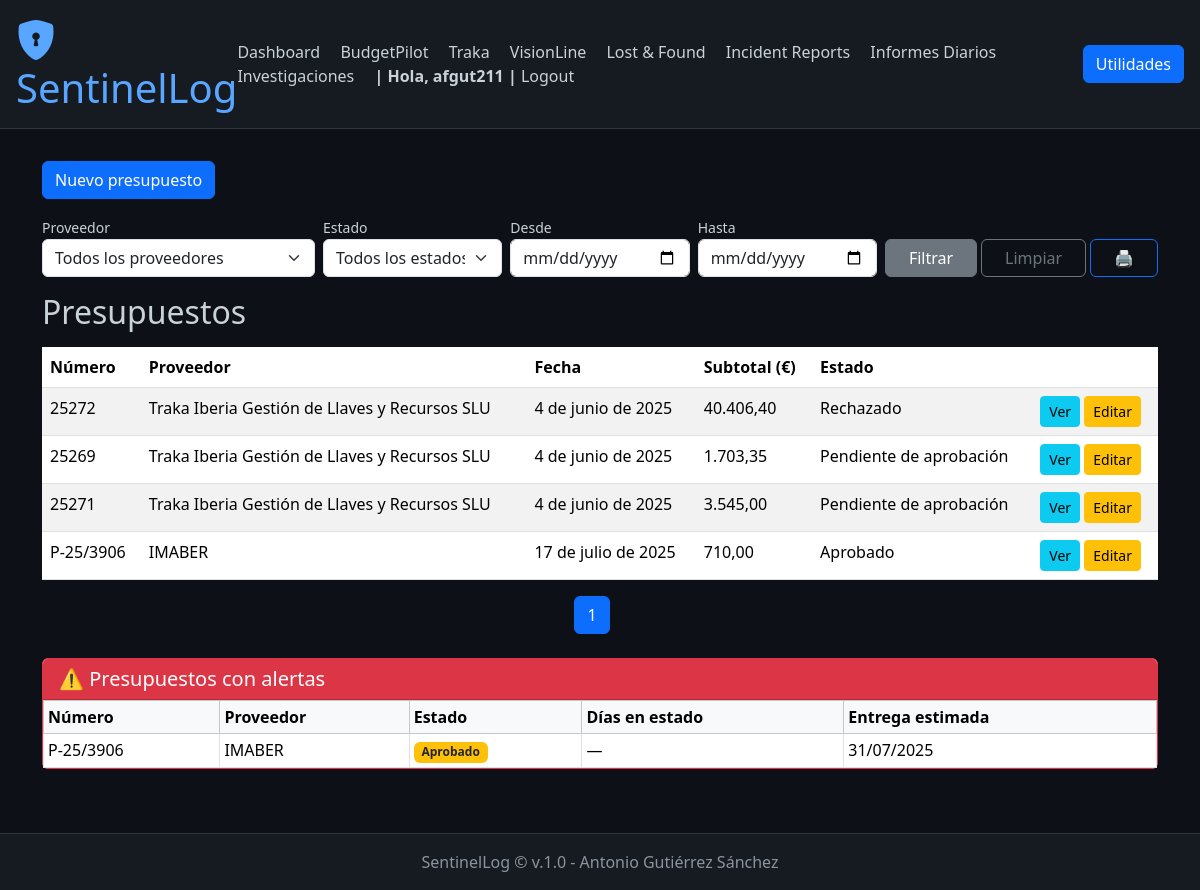
The page /budgetpilot/ (signed in) on the database as committed earlier.
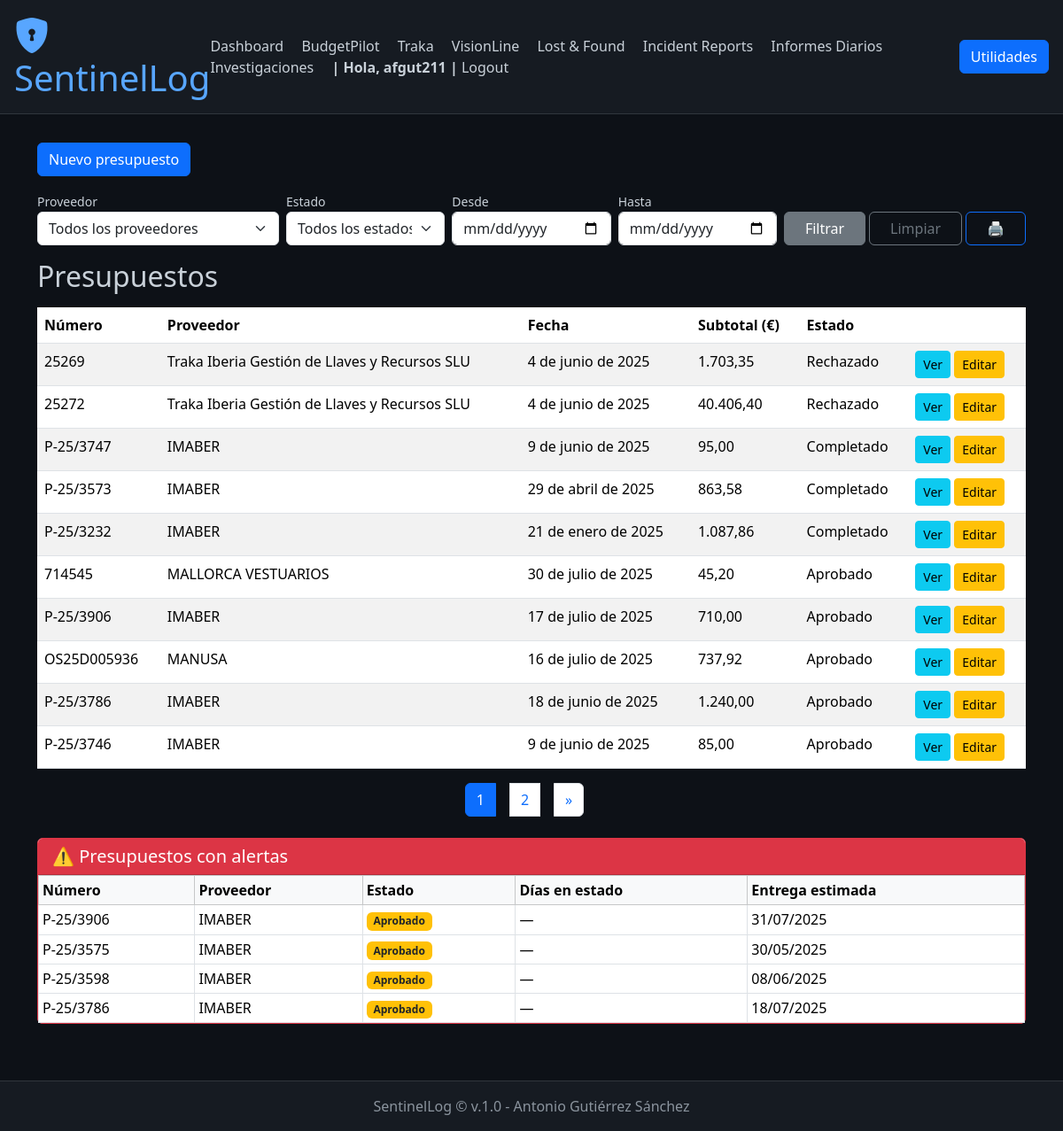
The same page on the database as committed later.
### budgetpilot/models.py (models this page shows, shortened)
class Presupuesto(models.Model):
    ESTADOS = [
        ('pendiente_aprobacion', 'Pendiente de aprobación'),
        ('aprobado', 'Aprobado'),
        ('en_ejecucion', 'En ejecución'),
        ('completado', 'Completado'),
        ('rechazado', 'Rechazado'),
    ]
    proveedor = models.ForeignKey(Proveedor, on_delete=models.CASCADE)
    numero = models.CharField("Número de presupuesto", max_length=100)
    fecha = models.DateField()
    subtotal = models.DecimalField(max_digits=10, decimal_places=2)
    documento = models.FileField(upload_to='presupuestos/')
    estado = models.CharField(max_length=20, choices=ESTADOS, default='pendiente_aprobacion')
    fecha_entrega_estimada = models.DateField(blank=True, null=True)
    responsable = models.CharField(max_length=255, blank=True, null=True)
    comentarios = models.TextField(blank=True, null=True)
    creado = models.DateTimeField(auto_now_add=True)
    actualizado = models.DateTimeField(auto_now=True)
    history = HistoricalRecords()

class Proveedor(models.Model):
    nombre = models.CharField(max_length=255)
    categoria = models.ForeignKey('CategoriaProveedor', on_delete=models.SET_NULL, null=True, blank=True)
    cif = models.CharField("CIF/NIF", max_length=20, blank=True, null=True)
    direccion = models.TextField(blank=True, null=True)
    telefono = models.CharField(max_length=20, blank=True, null=True)
    email = models.EmailField(blank=True, null=True)
    persona_contacto = models.CharField(max_length=255, blank=True, null=True)

### budgetpilot/views.py (the view, shortened to what this page needs)
# urls.py: path('', views.PresupuestoListView.as_view(), name='presupuesto_list'),
class PresupuestoListView(FilterView):
    model = Presupuesto
    template_name = 'budgetpilot/presupuesto_list.html'
    context_object_name = 'presupuestos'
    filterset_class = PresupuestoFilter
    ordering = ['-estado', '-fecha']
    paginate_by = 10  # Mostrar 5 presupuestos por página
    def get_context_data(self, **kwargs):
        context = super().get_context_data(**kwargs)
        context['filter'] = self.get_filterset(self.get_filterset_class())
        hoy = timezone.now()
        cinco_dias = hoy - timedelta(days=5)
        alertas = []
        for presupuesto in Presupuesto.objects.all():
            ultimo_estado = presupuesto.historial_estados.order_by('-fecha').first()
            if presupuesto.fecha_entrega_estimada and presupuesto.fecha_entrega_estimada < hoy.date():
                if presupuesto not in alertas:
                    presupuesto.dias_en_estado = None  # No aplica
                    alertas.append(presupuesto)
        context['alertas'] = alertas
        return context

### budgetpilot/templatetags/format_filters.py (called while the page is built)
@register.filter
def formato_europeo(value):
    try:
        value = float(value)
        return f"{value:,.2f}".replace(",", "X").replace(".", ",").replace("X", ".")
    except (ValueError, TypeError):
        return value

### budgetpilot/templates/budgetpilot/presupuesto_list.html (shortened to what the changed rows need)
{% extends "base.html" %}
{% load static %}
{% load humanize %}
{% load format_filters %}
{% block content %}
<div id="print-area">
    <h2 class="mb-3">Presupuestos</h2>
    <table class="table table-striped">
        <thead>
            <tr>
                <th>Número</th>
                <th>Proveedor</th>
                <th>Fecha</th>
                <th>Subtotal (€)</th>
                <th>Estado</th>
                <th class="no-print"></th>
            </tr>
        </thead>
        <tbody>
            {% for presupuesto in page_obj %}
            <tr>
                <td>{{ presupuesto.numero }}</td>
                <td>{{ presupuesto.proveedor.nombre }}</td>
                <td>{{ presupuesto.fecha }}</td>
                <td>{{ presupuesto.subtotal|formato_europeo }}</td>
                <td>{{ presupuesto.get_estado_display }}</td>
                <td class="no-print">
                    <a href="{% url 'budgetpilot:presupuesto_detail' presupuesto.pk %}" class="btn btn-sm btn-info">Ver</a>
                    <a href="{% url 'budgetpilot:presupuesto_edit' presupuesto.pk %}" class="btn btn-sm btn-warning">Editar</a>
                </td>
            </tr>
            {% empty %}
            <tr>
                <td colspan="6">No hay presupuestos registrados.</td>
            </tr>
            {% endfor %}
        </tbody>
    </table>
    <nav aria-label="Paginación">
        <ul class="pagination justify-content-center">
            {% for num in page_obj.paginator.page_range %}
            {% if num <= 2 or num > page_obj.paginator.num_pages|add:'-2' or num >= page_obj.number|add:'-1' and num <= page_obj.number|add:'1' %}
                <li class="page-item {% if page_obj.number == num %}active{% endif %}">
                <a class="page-link" href="?page={{ num }}">{{ num }}</a>
                </li>
            {% elif num == 3 or num == page_obj.paginator.num_pages|add:'-2' %}
                <li class="page-item disabled"><span class="page-link">…</span></li>
            {% endif %}
            {% endfor %}
            {% if page_obj.has_next %}
            <li class="page-item">
                <a class="page-link" href="?page={{ page_obj.next_page_number }}">&raquo;</a>
            </li>
            {% endif %}
        </ul>
        </nav>
    {% if alertas %}
    <div class="card mt-4 border-danger">
        <div class="table-responsive">
            <table class="table table-sm table-bordered mb-0">
            <thead class="table-light">
                <tr>
                <th>Número</th>
                <th>Proveedor</th>
                <th>Estado</th>
                <th>Días en estado</th>
                <th>Entrega estimada</th>
                </tr>
            </thead>
            <tbody>
                {% for p in alertas %}
                <tr>
                <td>{{ p.numero }}</td>
                <td>{{ p.proveedor.nombre }}</td>
                <td><span class="badge bg-warning text-dark">{{ p.get_estado_display }}</span></td>
                <td>
                    {% if p.dias_en_estado is not None %}
                    {{ p.dias_en_estado }} días
                    {% else %}
                    —
                    {% endif %}
                </td>
                <td>
                    {% if p.fecha_entrega_estimada and p.fecha_entrega_estimada < today %}
                    <span class="text-danger">{{ p.fecha_entrega_estimada|date:"d/m/Y" }}</span>
                    {% else %}
                    {{ p.fecha_entrega_estimada|date:"d/m/Y" }}
                    {% endif %}
                </td>
                </tr>
                {% endfor %}
            </tbody>
            </table>
        </div>
    </div>
    {% endif %}
</div>
{% endblock %}

Rows that differ between the two databases and show on the page:
no longer on this page (row edited): Presupuesto: numero "25271", proveedor.nombre "Traka Iberia Gestión de Llaves y Recursos SLU", fecha "4 de junio de 2025", subtotal "3.545,00", estado "Pendiente de aprobación", shown under "Presupuestos"
changed Presupuesto (number 1 of 12 on the later page): estado "Pendiente de aprobación" → "Rechazado"; moves up the list
added Presupuesto: numero "P-25/3747", proveedor.nombre "IMABER", fecha "9 de junio de 2025", subtotal "95,00", estado "Completado", shown under "Presupuestos"
added Presupuesto: numero "P-25/3573", proveedor.nombre "IMABER", fecha "29 de abril de 2025", subtotal "863,58", estado "Completado", shown under "Presupuestos"
added Presupuesto: numero "P-25/3232", proveedor.nombre "IMABER", fecha "21 de enero de 2025", subtotal "1.087,86", estado "Completado", shown under "Presupuestos"
added Presupuesto: numero "714545", proveedor.nombre "MALLORCA VESTUARIOS", fecha "30 de julio de 2025", subtotal "45,20", estado "Aprobado", shown under "Presupuestos"
added Presupuesto: numero "OS25D005936", proveedor.nombre "MANUSA", fecha "16 de julio de 2025", subtotal "737,92", estado "Aprobado", shown under "Presupuestos"
added Presupuesto: numero "P-25/3786", proveedor.nombre "IMABER", fecha "18 de junio de 2025", subtotal "1.240,00", estado "Aprobado", fecha_entrega_estimada "18/07/2025"
added Presupuesto: numero "P-25/3746", proveedor.nombre "IMABER", fecha "9 de junio de 2025", subtotal "85,00", estado "Aprobado", shown under "Presupuestos"
added Presupuesto: numero "P-25/3575", proveedor.nombre "IMABER", estado "Aprobado", fecha_entrega_estimada "30/05/2025", shown under "⚠️ Presupuestos con alertas"
added Presupuesto: numero "P-25/3598", proveedor.nombre "IMABER", estado "Aprobado", fecha_entrega_estimada "08/06/2025", shown under "⚠️ Presupuestos con alertas"
Other text that changed with them:
new list line: "2"
